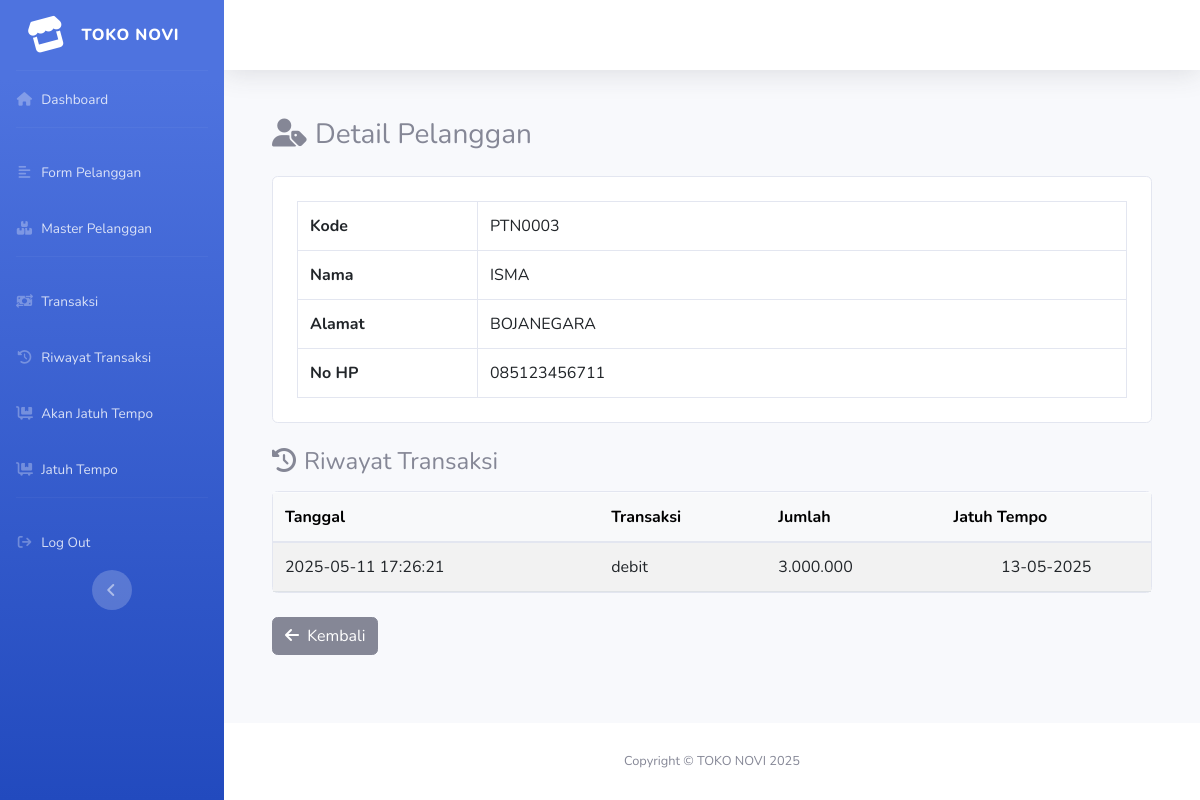
Before: /index.php?page=detail_pelanggan&id=3 (signed in) with the older database file.
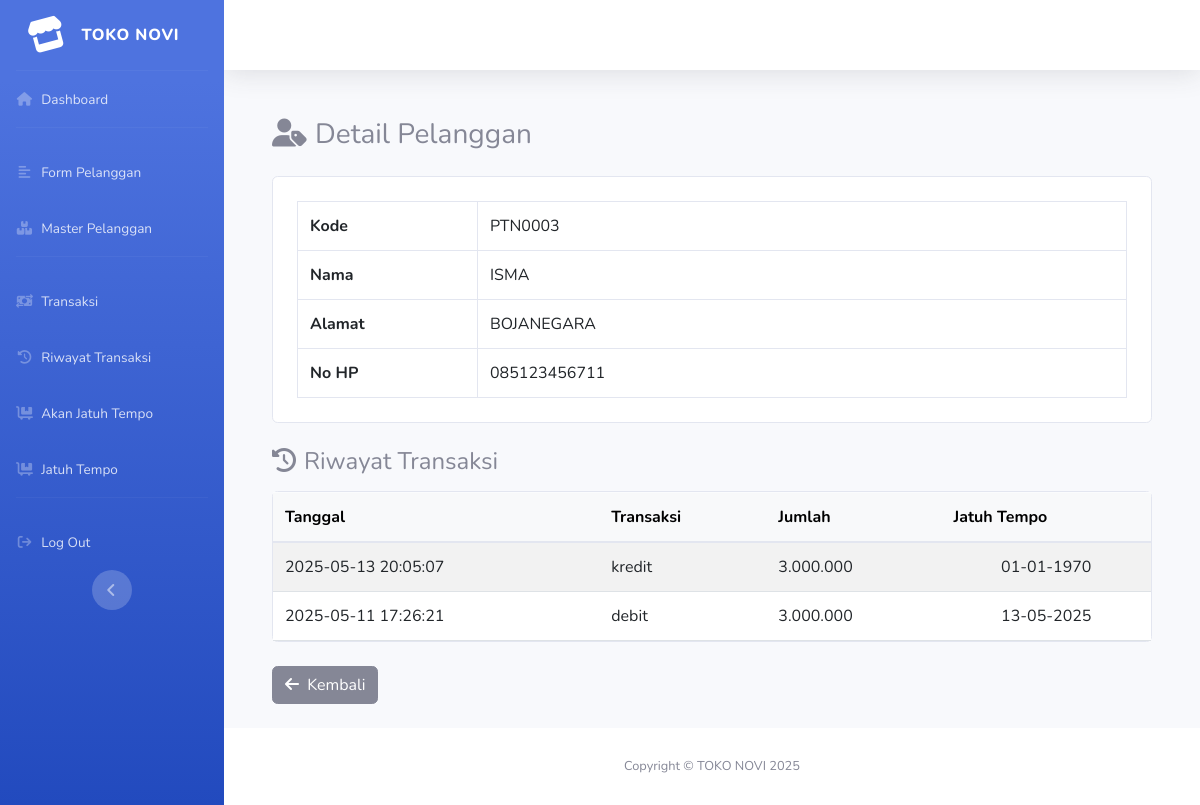
After: the same page with the newer database file.
### tables this page shows
CREATE TABLE `tagihan` (
  `id` int(11) NOT NULL,
  `id_pelanggan` int(11) NOT NULL,
  `tgl_transaksi` datetime NOT NULL DEFAULT CURRENT_TIMESTAMP,
  `transaksi` enum('debit','kredit') NOT NULL,
  `jumlah` int(11) NOT NULL,
  `keterangan` varchar(100) NOT NULL,
  `tgl_jt` date DEFAULT NULL
);

### detail_pelanggan.php (the view, shortened to what this page needs)
<?php
include 'config/koneksi.php';
$id = $_GET['id'] ?? 0;
$pelanggan = $conn->query("SELECT * FROM pelanggan WHERE id = $id");
$data = $pelanggan->fetch_assoc();
$transaksi = $conn->query("SELECT * FROM tagihan WHERE id_pelanggan = $id ORDER BY tgl_transaksi DESC");
?>
<div class="container py-4">
    <h3 class="mb-4">
        <i class="fas fa-user-tag me-2"></i>Detail Pelanggan
    </h3>
    <div class="card mb-4">
        <div class="card-body p-4">
            <table class="table table-bordered mb-0">
                <tr>
                    <th style="width: 180px;">Kode</th>
                    <td><?= htmlspecialchars($data['kode_pelanggan']) ?></td>
                </tr>
                <tr>
                    <th>Nama</th>
                    <td><?= htmlspecialchars($data['nama_pelanggan']) ?></td>
                </tr>
                <tr>
                    <th>Alamat</th>
                    <td><?= htmlspecialchars($data['alamat']) ?></td>
                </tr>
                <tr>
                    <th>No HP</th>
                    <td><?= htmlspecialchars($data['no_hp']) ?></td>
                </tr>
            </table>
        </div>
    </div>
    <h4 class="mb-3">
        <i class="fas fa-history me-2"></i>Riwayat Transaksi
    </h4>
    <div class="card">
        <div class="card-body p-0">
            <table class="table table-striped mb-0">
                <thead class="table-light">
                    <tr>
                        <th>Tanggal</th>
                        <th>Transaksi</th>
                        <th>Jumlah</th>
                        <th>Jatuh Tempo</th>
                    </tr>
                </thead>
                <tbody>
                    <?php if ($transaksi->num_rows): ?>
                        <?php while ($row = $transaksi->fetch_assoc()): ?>
                            <tr>
                                <td><?= htmlspecialchars($row['tgl_transaksi']) ?></td>
                                <td><?= htmlspecialchars($row['transaksi']) ?></td>
                                <td><?= number_format($row['jumlah'], 0, ',', '.') ?></td>
                                <td class="text-center"><?= date('d-m-Y', strtotime($row['tgl_jt'])) ?></td>
                            </tr>
                        <?php endwhile; ?>
                    <?php endif; ?>
                </tbody>
            </table>
        </div>
    </div>
    <div class="mt-4">
        <a href="index.php?page=master_pelanggan" class="btn btn-secondary">
            <i class="fas fa-arrow-left me-1"></i> Kembali
        </a>
    </div>
</div>

Changed rows visible on the page:
added tagihan: tgl_transaksi "2025-05-13 20:05:07", transaksi "kredit", jumlah "3.000.000", tgl_jt "01-01-1970"
